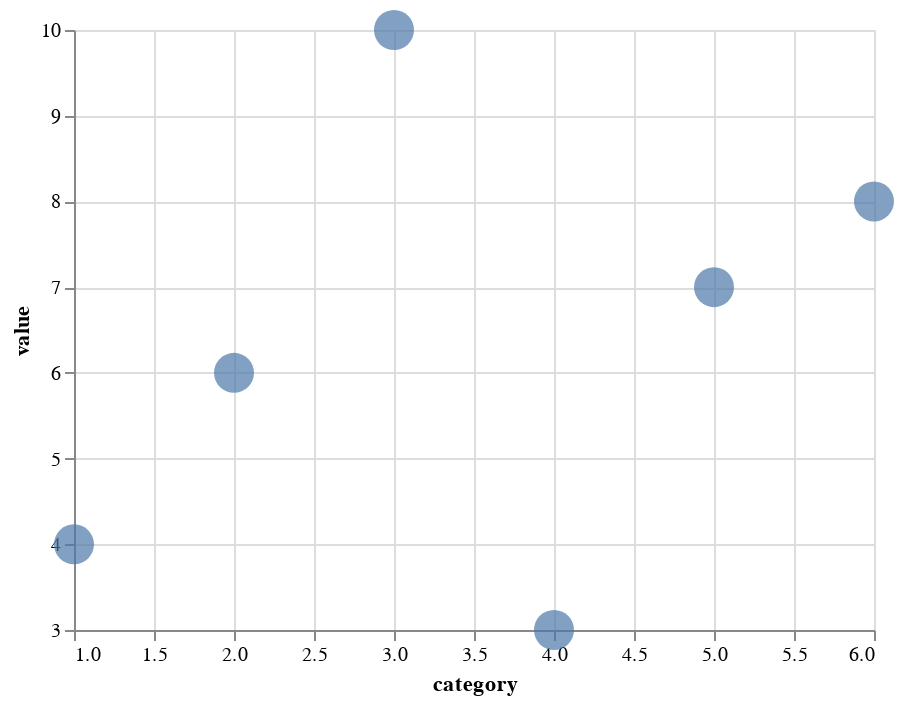

Notebook code for this chart:
### Markdown cell above
In the example above, we have specified a scale for each of the X and Y channels. Because the scales we specified are just the default scale, the resulting plot looks exactly the same as before.  Let's try to change some scale settings next.

## Scale: zero

### Code cell
no_zero = base.encode(x=alt.X("category", scale=alt.Scale(zero=False)), 
                      y=alt.Y("value", scale=alt.Scale(zero=False)))
no_zero

### Figure 1 — Vega-Lite specification as saved in the notebook (floating-point values rounded to 4 significant figures)
{"config": {"view": {"continuousWidth": 400, "continuousHeight": 300}}, "data": {"name": "data-7c36766bdbdd929d88ac2881c2000dcf"}, "mark": {"type": "point", "filled": true, "size": 400}, "encoding": {"x": {"field": "category", "scale": {"zero": false}, "type": "quantitative"}, "y": {"field": "value", "scale": {"zero": false}, "type": "quantitative"}}, "$schema": "https://vega.github.io/schema/vega-lite/v4.17.0.json", "datasets": {"data-7c36766bdbdd929d88ac2881c2000dcf": [{"category": 1, "value": 4, "quality": "standard"}, {"category": 2, "value": 6, "quality": "good"}, {"category": 3, "value": 10, "quality": "excellent"}, {"category": 4, "value": 3, "quality": "standard"}, {"category": 5, "value": 7, "quality": "good"}, {"category": 6, "value": 8, "quality": "excellent"}]}}
